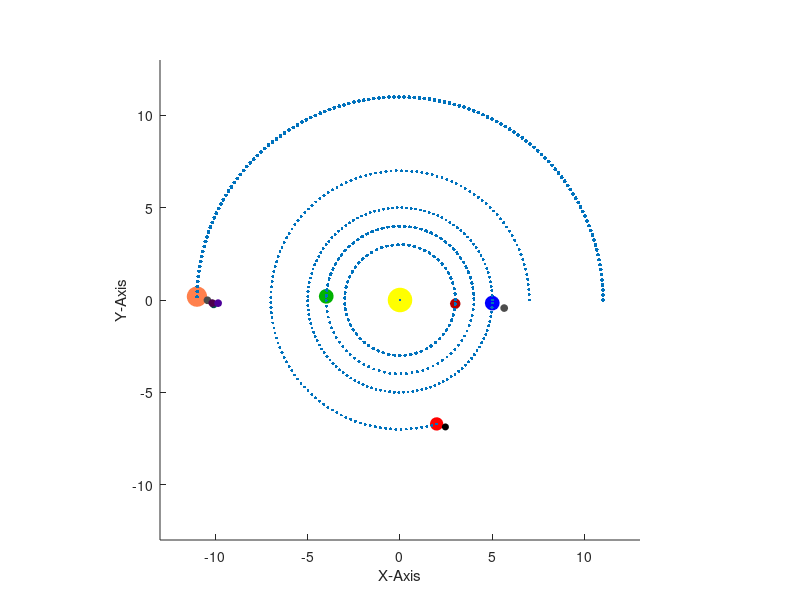

Source code (MATLAB):
%Heliocentric

%------------preparation-----------------------------------------------------------------------------------------
figure('units','norm','position',[.1 .1 .8 .7],'color',[.9 .9 .9],'name', "Heliocentric"); %Creating Window
axes('position',[.1 .1 .8 .8],'color',[1 1 1], 'xlim',[-13 13],'ylim',[-13 13]);  %Creating Axis
grid off;                                        %turing on grid in coordinate system
xlabel ("X-Axis");                               %labeling the axis
ylabel ("Y-Axis");                               %labeling the axis
zlabel ("Z-Axis");                               %labeling the axis
axis ('square');                                 %squaring axis
%view(325,135)                                   %Tilting coordinate system
drawnow

%----------------Changeable Variables-----------------------------------------------------------------------------
%-----------------------------------------------------------------------------------------------------------------
n=1;              %Number of Revolutions of earth/number of years shown
i=.05;            %Interval during for-loop
g=0;              %Set to >1 to deactivate lines
%----To adapt this system, set ws and rs for the sun to the ones of the desired planet


%---------------pre-calculations----------------------------------------------------------------------------------
l=n.*2.*pi;     %limit for for-loop


%----------------Preparing the Planets----------------------------------------------------------------------------
%------------w[x] is the angular speed; r[x] is the radius relative to the sun------------------------------------
%------------Drawing Sun------------------------------------------------------------------------------------------
h_Sun=line(0,0,0,'marker','o','markersize',[17],'markerfacecolor','yellow','color','yellow'); %creating the ball
ws=0;               %angular speed
rs=0;               %orbit radius

%------------Drawing Mercure----------------------------------------------------------------------------------------
h_Mercure=line(0,0,0,'marker','o','markersize',[7],'color',[.7 0 0],'markerfacecolor',[.7 0 0]); %creating the ball
wm=2;               %angular speed mercure
rm=3;               %orbit radius mecure

%------------Drawing Venus----------------------------------------------------------------------------------------
h_Venus=line(0,0,0,'marker','o','markersize',[10],'color',[0 .7 0],'markerfacecolor',[0 .7 0]); %creating the ball
wv=1.5;             %angular speed venus
rv=4;               %orbit radius venus

%------------Drawing Earth----------------------------------------------------------------------------------------
h_Earth=line(0,0,0,'marker','o','markersize',[10],'color',[0 0 1],'markerfacecolor',[0 0 1]); %creating the ball
we=1;               %angular speed earth
re=5;               %orbit radius earth

%------------Drawing Moon------------------------------------------------------------------------------------------
h_Moon=line(0,0,0,'marker','o','markersize',[5],'color',[.3 .3 .3],'markerfacecolor',[.3 .3 .3]); %creating the ball
wem=12;             %angular speed Moon
rem=.7;             %orbit radius moon

%------------Drawing Mars------------------------------------------------------------------------------------------
h_Mars=line(0,0,0,'marker','o','markersize',[9],'color',[1 0 0],'markerfacecolor',[1 0 0]); %creating the ball
wma=.8;             %angular speed Mars
rma=7;              %orbit radius Mars

%------------Drawing Marsmoom------------------------------------------------------------------------------------------
h_Marsmoon=line(0,0,0,'marker','o','markersize',[4.5],'color',[0 0 0],'markerfacecolor',[0 0 0]); %creating the ball
wmam=10;             %angular speed Marsmoon
rmam=.5;             %orbit radius Marsmoon

%------------Drawing Jupiter------------------------------------------------------------------------------------------
h_Jupiter=line(0,0,'marker','o','markersize',[14],'color',[1 .5 .3],'markerfacecolor',[1 .5 .3]);
wj=.5;              %angular speed jupiter
rj=11;              %orbit radius jupiter

%------------Drawing MoonJ1------------------------------------------------------------------------------------------
h_MoonJ1=line(0,0,'marker','o','markersize',[5],'color',[.3 .3 .3],'markerfacecolor',[.3 .3 .3]);
wmj1=10;             %angular speed Moon
rmj1=.6;             %orbit radius moon

%------------Drawing MoonJ2------------------------------------------------------------------------------------------
h_MoonJ2=line(0,0,'marker','o','markersize',[5],'color',[0 .3 .3],'markerfacecolor',[0 .3 .3]);
wmj2=13;             %angular speed Moon
rmj2=1;               %orbit radius moon

%------------Drawing MoonJ3------------------------------------------------------------------------------------------
h_MoonJ3=line(0,0,'marker','o','markersize',[5],'color',[.3 0 .3],'markerfacecolor',[.3 0 .3]);
wmj3=12;             %angular speed Moon
rmj3=.9;             %orbit radius moon

%------------Drawing MoonJ4------------------------------------------------------------------------------------------
h_MoonJ4=line(0,0,'marker','o','markersize',[5],'color',[.3 0 .6],'markerfacecolor',[.3 0 .6]);
wmj4=9;               %angular speed Moon
rmj4=1.2;             %orbit radius moon
 
drawnow
%------------Making planets move------------------------------------------------------------------------------------
%-------------------------------------------------------------------------------------------------------------------
for t=0:i:l                                          %setting up loop for one rotation
  
  %----Sun----
  xs=rs*cos(ws*t);                                   %getting x for sun
  ys=rs*sin(ws*t);                                   %getting y for sun
  set(h_Sun,'xdata',xs,'ydata',ys);                  %putting sun there
  
  %----Mercure----
  xm=rm*cos(wm*t);                                   %getting x for mercure
  ym=rm*sin(wm*t);                                   %getting y for mercure
  set(h_Mercure,'xdata',xm-xs,'ydata',ym-ys);              %putting mercure there
  
  %----Venus----
  xv=rv*cos(wv*t);                                   %getting x for venus
  yv=rv*sin(wv*t);                                   %getting y for venus
  set(h_Venus,'xdata',xv-xs,'ydata',yv-ys);                %putting venus there
  
  %----Earth----
  xe=re*cos(we*t);                                   %getting x for earth
  ye=re*sin(we*t);                                   %getting y for earth
  set(h_Earth,'xdata',xe-xs,'ydata',ye-ys);                %putting earth there

  %----Moon----
  xem=rem*cos(wem*t)+xe;                                %getting x for moon
  yem=rem*sin(wem*t)+ye;                                %getting y for moon
  set(h_Moon,'xdata',xem-xs,'ydata',yem-ys);                  %putting moon there
  
  %----Mars----
  xma=rma*cos(wma*t);                                %getting x for mars
  yma=rma*sin(wma*t);                                %getting y for mars
  set(h_Mars,'xdata',xma-xs,'ydata',yma-ys);               %putting mars there
  
  %----Marsmoon----
  xmam=rmam*cos(wmam*t)+xma;                                %getting x for marsmoon
  ymam=rmam*sin(wmam*t)+yma;                                %getting y for marsmoon
  set(h_Marsmoon,'xdata',xmam-xs,'ydata',ymam-ys);                %putting marsmoon there
  
  %----Jupiter----
  xj=rj*cos(wj*t);                                   %getting x for jupiter
  yj=rj*sin(wj*t);                                   %getting y for jupiter
  set(h_Jupiter,'xdata',xj-xs,'ydata',yj-ys);              %putting jupiter there
  
  %----MoonJ1----
  xmj1=rmj1*cos(wmj1*t)+xj;                                %getting x for jupitermoon
  ymj1=rmj1*sin(wmj1*t)+yj;                                %getting y for jupitermoon
  set(h_MoonJ1,'xdata',xmj1-xs,'ydata',ymj1-ys);                 %putting jupitermoon there
  
  %----MoonJ2----
  xmj2=rmj2*cos(wmj2*t)+xj;                                %getting x for jupitermoon
  ymj2=rmj2*sin(wmj2*t)+yj;                                %getting x for jupitermoon
  set(h_MoonJ2,'xdata',xmj2-xs,'ydata',ymj2-ys);                 %putting jupitermoon there
  
  %----MoonJ3----
  xmj3=rmj3*cos(wmj3*t)+xj;                                %getting x for jupitermoon
  ymj3=rmj3*sin(wmj3*t)+yj;                                %getting x for jupitermoon
  set(h_MoonJ3,'xdata',xmj3-xs,'ydata',ymj3-ys);                 %putting jupitermoon there
  
  %----MoonJ4----
  xmj4=rmj4*cos(wmj4*t)+xj;                                %getting x for jupitermoon
  ymj4=rmj4*sin(wmj4*t)+yj;                                %getting x for jupitermoon
  set(h_MoonJ4,'xdata',xmj4-xs,'ydata',ymj4-ys);        %putting jupitermoon there
  
  drawnow;
  
  if (mod(t,0.5.*i)==g)  %Trails of the planets
    
    line(xs,ys,'marker','.','markersize',[7]);   %Sun
    line(xm-xs,ym-ys,'marker','.','markersize',[7]);   %Mercure
    line(xv-xs,yv-ys,'marker','.','markersize',[7]);   %Venus
    line(xe-xs,ye-ys,'marker','.','markersize',[7]);   %Earth
    %line(xem-xs,yem-ys,'marker','.','markersize',[7]); %Moon
    line(xma-xs,yma-ys,'marker','.','markersize',[7]);   %Mars
    %line(xmam-xs,ymam-ys,'marker','.','markersize',[7]); %Marsmoon
    line(xj-xs,yj-ys,'marker','.','markersize',[9]);   %Jupiter
    %line(xmj1-xs,ymj1-ys,'marker','.','markersize',[7]); %Jupiter Moon one
    %line(xmj2-xs,ymj2-ys,'marker','.','markersize',[7]); %Jupiter Moon two
    %line(xmj3-xs,ymj3-ys,'marker','.','markersize',[7]); %Jupiter Moon three
    %line(xmj4-xs,ymj4-ys,'marker','.','markersize',[7]); %Jupiter Moon four
        
  endif

endfor
